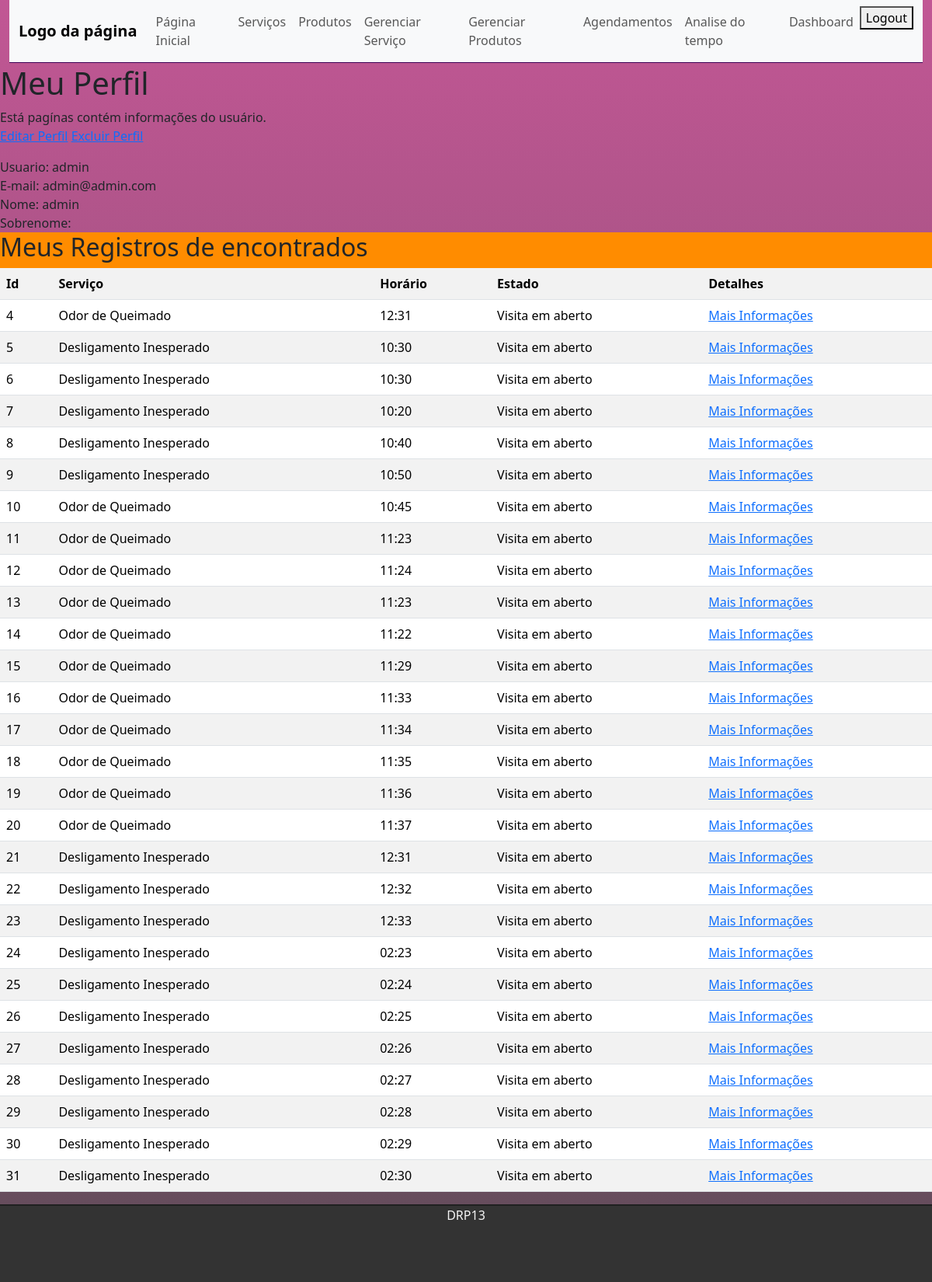
/perfil (signed in), run on an earlier commit of the app's database.
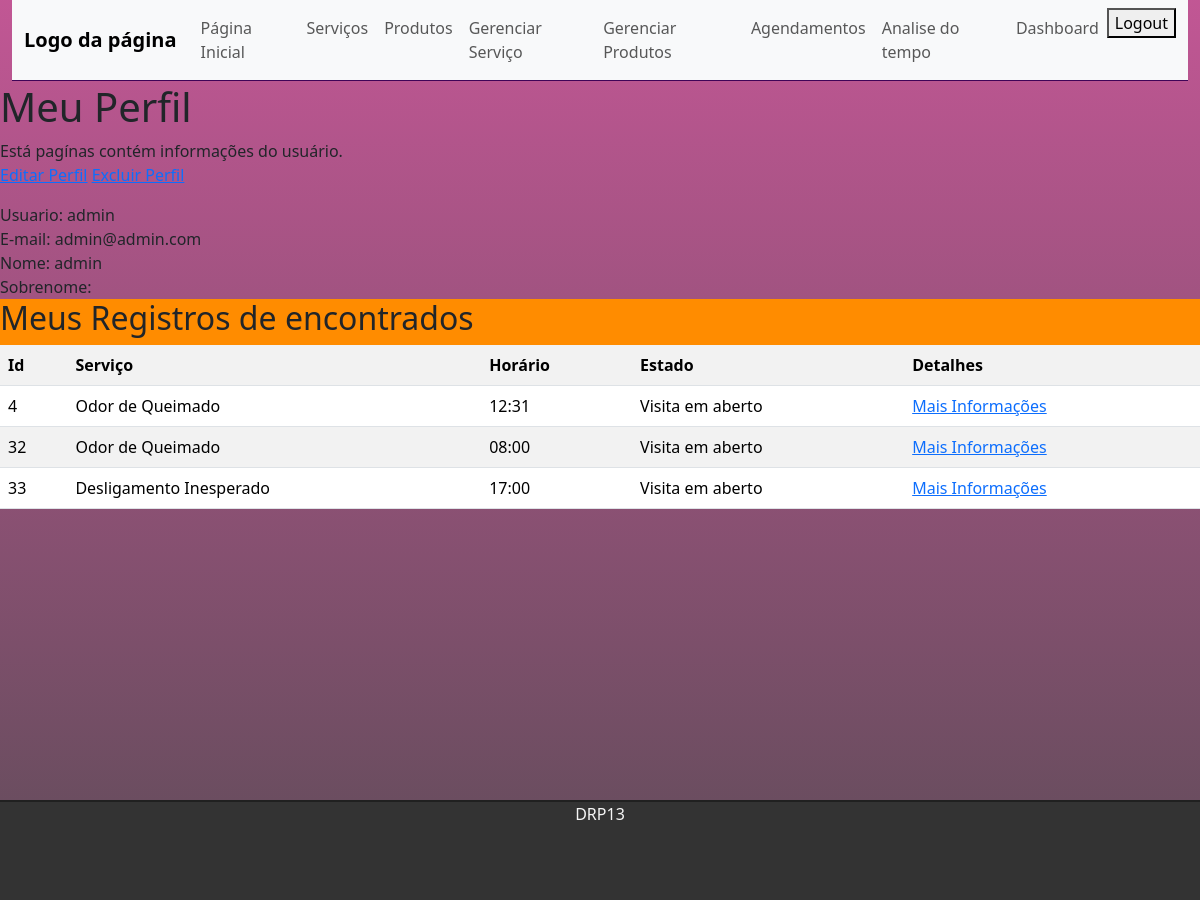
And on a later commit of the database.
### users/models.py (models this page shows, shortened)
class NewUser(AbstractBaseUser, PermissionsMixin):
    id = models.BigAutoField(primary_key=True)
    email = models.EmailField(_('email address'), unique=True)
    user_name = models.CharField(max_length=150, unique=True)
    first_name = models.CharField(max_length=150, blank=True)
    last_name = models.CharField(max_length=150, blank=True)
    start_date = models.DateTimeField(default=timezone.now)
    about = models.TextField(_(
        'about'), max_length=500, blank=True)
    is_staff = models.BooleanField(default=False)
    is_active = models.BooleanField(default=True)
    objects = CustomAccountManager()
    USERNAME_FIELD = 'user_name'
    REQUIRED_FIELDS = ['email', 'first_name', 'last_name']

### appoitments/models.py (models this page shows)
class Appoitment(models.Model):
    id = models.BigAutoField(primary_key=True)
    user = models.CharField()
    name = models.CharField()
    service = models.ForeignKey(Service, on_delete=models.SET_NULL, null=True)
    address = models.CharField(max_length=50)
    address_number = models.IntegerField()
    date = models.DateField()
    hour = models.TimeField()
    description = models.TextField()
    status = models.CharField(max_length=20, choices=status, default='Visita em aberto')

### services/models.py (models this page shows)
class Service(models.Model):
    id = models.BigAutoField(primary_key=True)
    service = models.CharField(max_length=50)
    category = models.CharField(choices=categoryService)
    value = models.CharField(max_length=100)
    description = models.CharField(max_length=100)
    def __str__(self):
        return self.service

### users/views.py (the view)
# urls.py: path('perfil', views.perfil, name='perfil'),
@login_required
def perfil(request, alert=False):
    alert = request.session.get('alert')
    perfil = NewUser.objects.all().filter(id=request.user.id)
    registros= Appoitment.objects.all().filter(user=request.user.user_name)
    return render(request, 'registration/perfil.html', {'perfil':perfil, 'registros': registros, 'alert':alert})

### templates/registration/perfil.html (shortened to what this page needs)
{% extends 'tasks/index.html' %}
{% block content %}
    <h1> Meu Perfil </h1>
    <p> Está pagínas contém informações do usuário.<br>
    <a href="editarPerfil">Editar Perfil</a>
    <a href="excluirPerfil">Excluir Perfil</a>
    </p>
    {% for task in perfil %}
    Usuario: {{user.user_name}}<br>
    E-mail: {{user.email}}<br>
    Nome: {{task.first_name}}<br>
    Sobrenome: {{tasl.last_name}}<br>
    {% endfor %}
</div>
<div class="table-responive table-edit">
    <h2>Meus Registros de encontrados</h2>
    <table class="table table-striped">
        <tr>
            <th>Id</th>
            <th>Serviço</th>
            <th>Horário</th>
            <th>Estado</th>
            <th>Detalhes</th>
        </tr>
        {% for task in registros %}
            <td>{{task.id}}</td>
            <td>{{task.service}}</td>
            <td>{{task.hour}}</td>
            <td>{{task.status}}</td>
            <td><a href="{% url 'info' task.id%}">Mais Informações</a></td>
        {% endfor %}
    </table>
</div>
    </div>
{% endblock %}

What changed in the data, as far as the page shows it:
removed Appoitment: id "5", service "Desligamento Inesperado", hour "10:30", status "Visita em aberto"
removed Appoitment: id "6", service "Desligamento Inesperado", hour "10:30", status "Visita em aberto"
removed Appoitment: id "7", service "Desligamento Inesperado", hour "10:20", status "Visita em aberto"
removed Appoitment: id "8", service "Desligamento Inesperado", hour "10:40", status "Visita em aberto"
removed Appoitment: id "9", service "Desligamento Inesperado", hour "10:50", status "Visita em aberto"
removed Appoitment: id "10", service "Odor de Queimado", hour "10:45", status "Visita em aberto"
removed Appoitment: id "11", service "Odor de Queimado", hour "11:23", status "Visita em aberto"
removed Appoitment: id "12", service "Odor de Queimado", hour "11:24", status "Visita em aberto"
removed Appoitment: id "13", service "Odor de Queimado", hour "11:23", status "Visita em aberto"
removed Appoitment: id "14", service "Odor de Queimado", hour "11:22", status "Visita em aberto"
removed Appoitment: id "15", service "Odor de Queimado", hour "11:29", status "Visita em aberto"
removed Appoitment: id "16", service "Odor de Queimado", hour "11:33", status "Visita em aberto"
removed Appoitment: id "17", service "Odor de Queimado", hour "11:34", status "Visita em aberto"
removed Appoitment: id "18", service "Odor de Queimado", hour "11:35", status "Visita em aberto"
removed Appoitment: id "19", service "Odor de Queimado", hour "11:36", status "Visita em aberto"
removed Appoitment: id "20", service "Odor de Queimado", hour "11:37", status "Visita em aberto"
removed Appoitment: id "21", service "Desligamento Inesperado", hour "12:31", status "Visita em aberto"
removed Appoitment: id "22", service "Desligamento Inesperado", hour "12:32", status "Visita em aberto"
removed Appoitment: id "23", service "Desligamento Inesperado", hour "12:33", status "Visita em aberto"
removed Appoitment: id "24", service "Desligamento Inesperado", hour "02:23", status "Visita em aberto"
removed Appoitment: id "25", service "Desligamento Inesperado", hour "02:24", status "Visita em aberto"
removed Appoitment: id "26", service "Desligamento Inesperado", hour "02:25", status "Visita em aberto"
removed Appoitment: id "27", service "Desligamento Inesperado", hour "02:26", status "Visita em aberto"
removed Appoitment: id "28", service "Desligamento Inesperado", hour "02:27", status "Visita em aberto"
removed Appoitment: id "29", service "Desligamento Inesperado", hour "02:28", status "Visita em aberto"
removed Appoitment: id "30", service "Desligamento Inesperado", hour "02:29", status "Visita em aberto"
removed Appoitment: id "31", service "Desligamento Inesperado", hour "02:30", status "Visita em aberto"
added Appoitment: id "32", service "Odor de Queimado", hour "08:00", status "Visita em aberto"
added Appoitment: id "33", service "Desligamento Inesperado", hour "17:00", status "Visita em aberto"
